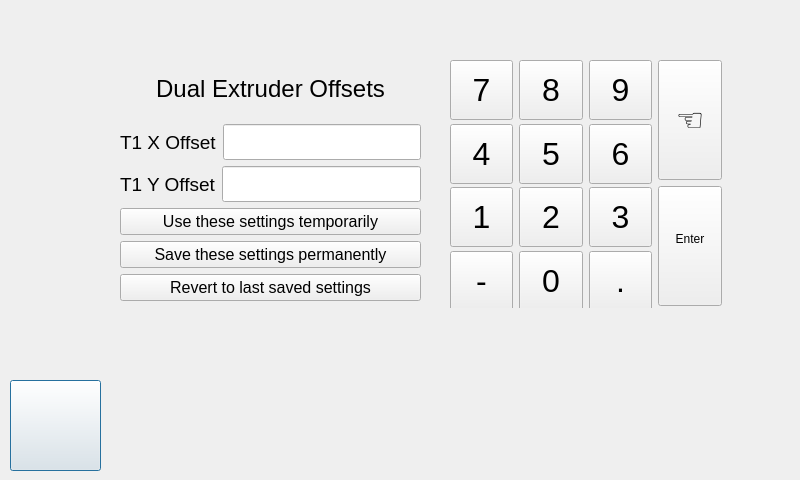
<?xml version="1.0" encoding="UTF-8"?>
<ui version="4.0">
 <class>duexSetupWindow</class>
 <widget class="QDialog" name="duexSetupWindow">
  <property name="geometry">
   <rect>
    <x>0</x>
    <y>0</y>
    <width>800</width>
    <height>480</height>
   </rect>
  </property>
  <property name="maximumSize">
   <size>
    <width>800</width>
    <height>480</height>
   </size>
  </property>
  <property name="windowTitle">
   <string>ControlWindow</string>
  </property>
  <widget class="QPushButton" name="Back">
   <property name="geometry">
    <rect>
     <x>10</x>
     <y>380</y>
     <width>91</width>
     <height>91</height>
    </rect>
   </property>
   <property name="maximumSize">
    <size>
     <width>100</width>
     <height>100</height>
    </size>
   </property>
   <property name="text">
    <string/>
   </property>
   <property name="icon">
    <iconset>
     <normaloff>img/back.png</normaloff>img/back.png</iconset>
   </property>
   <property name="iconSize">
    <size>
     <width>100</width>
     <height>100</height>
    </size>
   </property>
  </widget>
  <widget class="QWidget" name="verticalLayoutWidget">
   <property name="geometry">
    <rect>
     <x>120</x>
     <y>60</y>
     <width>301</width>
     <height>241</height>
    </rect>
   </property>
   <layout class="QVBoxLayout" name="verticalLayout">
    <item>
     <widget class="QLabel" name="label_3">
      <property name="font">
       <font>
        <pointsize>18</pointsize>
       </font>
      </property>
      <property name="text">
       <string>Dual Extruder Offsets</string>
      </property>
      <property name="alignment">
       <set>Qt::AlignCenter</set>
      </property>
     </widget>
    </item>
    <item>
     <layout class="QHBoxLayout" name="horizontalLayout">
      <item>
       <widget class="QLabel" name="label">
        <property name="font">
         <font>
          <pointsize>14</pointsize>
         </font>
        </property>
        <property name="text">
         <string>T1 X Offset</string>
        </property>
       </widget>
      </item>
      <item>
       <widget class="JTLineEdit" name="w_lineedit_x1">
        <property name="maximumSize">
         <size>
          <width>16777215</width>
          <height>16777215</height>
         </size>
        </property>
        <property name="font">
         <font>
          <pointsize>18</pointsize>
         </font>
        </property>
       </widget>
      </item>
     </layout>
    </item>
    <item>
     <layout class="QHBoxLayout" name="horizontalLayout_2">
      <item>
       <widget class="QLabel" name="label_2">
        <property name="font">
         <font>
          <pointsize>14</pointsize>
         </font>
        </property>
        <property name="text">
         <string>T1 Y Offset</string>
        </property>
       </widget>
      </item>
      <item>
       <widget class="JTLineEdit" name="w_lineedit_y1">
        <property name="maximumSize">
         <size>
          <width>16777215</width>
          <height>16777215</height>
         </size>
        </property>
        <property name="font">
         <font>
          <pointsize>18</pointsize>
         </font>
        </property>
       </widget>
      </item>
     </layout>
    </item>
    <item>
     <widget class="QPushButton" name="w_pushbutton_temporary">
      <property name="maximumSize">
       <size>
        <width>400</width>
        <height>16777215</height>
       </size>
      </property>
      <property name="font">
       <font>
        <pointsize>12</pointsize>
       </font>
      </property>
      <property name="text">
       <string>Use these settings temporarily</string>
      </property>
     </widget>
    </item>
    <item>
     <widget class="QPushButton" name="w_pushbutton_permanent">
      <property name="maximumSize">
       <size>
        <width>400</width>
        <height>16777215</height>
       </size>
      </property>
      <property name="font">
       <font>
        <pointsize>12</pointsize>
       </font>
      </property>
      <property name="text">
       <string>Save these settings permanently</string>
      </property>
     </widget>
    </item>
    <item>
     <widget class="QPushButton" name="w_pushbutton_revert">
      <property name="maximumSize">
       <size>
        <width>400</width>
        <height>16777215</height>
       </size>
      </property>
      <property name="font">
       <font>
        <pointsize>12</pointsize>
       </font>
      </property>
      <property name="text">
       <string>Revert to last saved settings</string>
      </property>
     </widget>
    </item>
   </layout>
  </widget>
  <widget class="QWidget" name="horizontalLayoutWidget">
   <property name="geometry">
    <rect>
     <x>450</x>
     <y>60</y>
     <width>272</width>
     <height>248</height>
    </rect>
   </property>
   <layout class="QHBoxLayout" name="horizontalLayout_3">
    <item>
     <layout class="QVBoxLayout" name="verticalLayout_3">
      <item>
       <widget class="QPushButton" name="w_pushbutton_7">
        <property name="minimumSize">
         <size>
          <width>60</width>
          <height>60</height>
         </size>
        </property>
        <property name="font">
         <font>
          <pointsize>24</pointsize>
         </font>
        </property>
        <property name="focusPolicy">
         <enum>Qt::NoFocus</enum>
        </property>
        <property name="text">
         <string>7</string>
        </property>
       </widget>
      </item>
      <item>
       <widget class="QPushButton" name="w_pushbutton_4">
        <property name="minimumSize">
         <size>
          <width>60</width>
          <height>60</height>
         </size>
        </property>
        <property name="font">
         <font>
          <pointsize>24</pointsize>
         </font>
        </property>
        <property name="focusPolicy">
         <enum>Qt::NoFocus</enum>
        </property>
        <property name="text">
         <string>4</string>
        </property>
       </widget>
      </item>
      <item>
       <widget class="QPushButton" name="w_pushbutton_1">
        <property name="minimumSize">
         <size>
          <width>60</width>
          <height>60</height>
         </size>
        </property>
        <property name="font">
         <font>
          <pointsize>24</pointsize>
         </font>
        </property>
        <property name="focusPolicy">
         <enum>Qt::NoFocus</enum>
        </property>
        <property name="text">
         <string>1</string>
        </property>
       </widget>
      </item>
      <item>
       <widget class="QPushButton" name="w_pushbutton_negative">
        <property name="minimumSize">
         <size>
          <width>60</width>
          <height>60</height>
         </size>
        </property>
        <property name="font">
         <font>
          <pointsize>24</pointsize>
         </font>
        </property>
        <property name="focusPolicy">
         <enum>Qt::NoFocus</enum>
        </property>
        <property name="text">
         <string>-</string>
        </property>
       </widget>
      </item>
     </layout>
    </item>
    <item>
     <layout class="QVBoxLayout" name="verticalLayout_5">
      <item>
       <widget class="QPushButton" name="w_pushbutton_8">
        <property name="minimumSize">
         <size>
          <width>60</width>
          <height>60</height>
         </size>
        </property>
        <property name="font">
         <font>
          <pointsize>24</pointsize>
         </font>
        </property>
        <property name="focusPolicy">
         <enum>Qt::NoFocus</enum>
        </property>
        <property name="text">
         <string>8</string>
        </property>
       </widget>
      </item>
      <item>
       <widget class="QPushButton" name="w_pushbutton_5">
        <property name="minimumSize">
         <size>
          <width>60</width>
          <height>60</height>
         </size>
        </property>
        <property name="font">
         <font>
          <pointsize>24</pointsize>
         </font>
        </property>
        <property name="focusPolicy">
         <enum>Qt::NoFocus</enum>
        </property>
        <property name="text">
         <string>5</string>
        </property>
       </widget>
      </item>
      <item>
       <widget class="QPushButton" name="w_pushbutton_2">
        <property name="minimumSize">
         <size>
          <width>60</width>
          <height>60</height>
         </size>
        </property>
        <property name="font">
         <font>
          <pointsize>24</pointsize>
         </font>
        </property>
        <property name="focusPolicy">
         <enum>Qt::NoFocus</enum>
        </property>
        <property name="text">
         <string>2</string>
        </property>
       </widget>
      </item>
      <item>
       <widget class="QPushButton" name="w_pushbutton_0">
        <property name="minimumSize">
         <size>
          <width>60</width>
          <height>60</height>
         </size>
        </property>
        <property name="font">
         <font>
          <pointsize>24</pointsize>
         </font>
        </property>
        <property name="focusPolicy">
         <enum>Qt::NoFocus</enum>
        </property>
        <property name="text">
         <string>0</string>
        </property>
       </widget>
      </item>
     </layout>
    </item>
    <item>
     <layout class="QVBoxLayout" name="verticalLayout_4">
      <item>
       <widget class="QPushButton" name="w_pushbutton_9">
        <property name="minimumSize">
         <size>
          <width>60</width>
          <height>60</height>
         </size>
        </property>
        <property name="font">
         <font>
          <pointsize>24</pointsize>
         </font>
        </property>
        <property name="focusPolicy">
         <enum>Qt::NoFocus</enum>
        </property>
        <property name="text">
         <string>9</string>
        </property>
       </widget>
      </item>
      <item>
       <widget class="QPushButton" name="w_pushbutton_6">
        <property name="minimumSize">
         <size>
          <width>60</width>
          <height>60</height>
         </size>
        </property>
        <property name="font">
         <font>
          <pointsize>24</pointsize>
         </font>
        </property>
        <property name="focusPolicy">
         <enum>Qt::NoFocus</enum>
        </property>
        <property name="text">
         <string>6</string>
        </property>
       </widget>
      </item>
      <item>
       <widget class="QPushButton" name="w_pushbutton_3">
        <property name="minimumSize">
         <size>
          <width>60</width>
          <height>60</height>
         </size>
        </property>
        <property name="font">
         <font>
          <pointsize>24</pointsize>
         </font>
        </property>
        <property name="focusPolicy">
         <enum>Qt::NoFocus</enum>
        </property>
        <property name="text">
         <string>3</string>
        </property>
       </widget>
      </item>
      <item>
       <widget class="QPushButton" name="w_pushbutton_decimal">
        <property name="minimumSize">
         <size>
          <width>60</width>
          <height>60</height>
         </size>
        </property>
        <property name="font">
         <font>
          <pointsize>24</pointsize>
         </font>
        </property>
        <property name="focusPolicy">
         <enum>Qt::NoFocus</enum>
        </property>
        <property name="text">
         <string>.</string>
        </property>
       </widget>
      </item>
     </layout>
    </item>
    <item>
     <layout class="QVBoxLayout" name="verticalLayout_2">
      <item>
       <widget class="QPushButton" name="w_pushbutton_delete">
        <property name="minimumSize">
         <size>
          <width>60</width>
          <height>120</height>
         </size>
        </property>
        <property name="font">
         <font>
          <pointsize>24</pointsize>
         </font>
        </property>
        <property name="focusPolicy">
         <enum>Qt::NoFocus</enum>
        </property>
        <property name="text">
         <string>☜</string>
        </property>
       </widget>
      </item>
      <item>
       <widget class="QPushButton" name="w_pushbutton_enter">
        <property name="minimumSize">
         <size>
          <width>60</width>
          <height>120</height>
         </size>
        </property>
        <property name="focusPolicy">
         <enum>Qt::NoFocus</enum>
        </property>
        <property name="text">
         <string>Enter
</string>
        </property>
       </widget>
      </item>
     </layout>
    </item>
   </layout>
  </widget>
 </widget>
 <customwidgets>
  <customwidget>
   <class>JTLineEdit</class>
   <extends>QLineEdit</extends>
   <header>jtlineedit.h</header>
  </customwidget>
 </customwidgets>
 <resources/>
 <connections/>
</ui>
